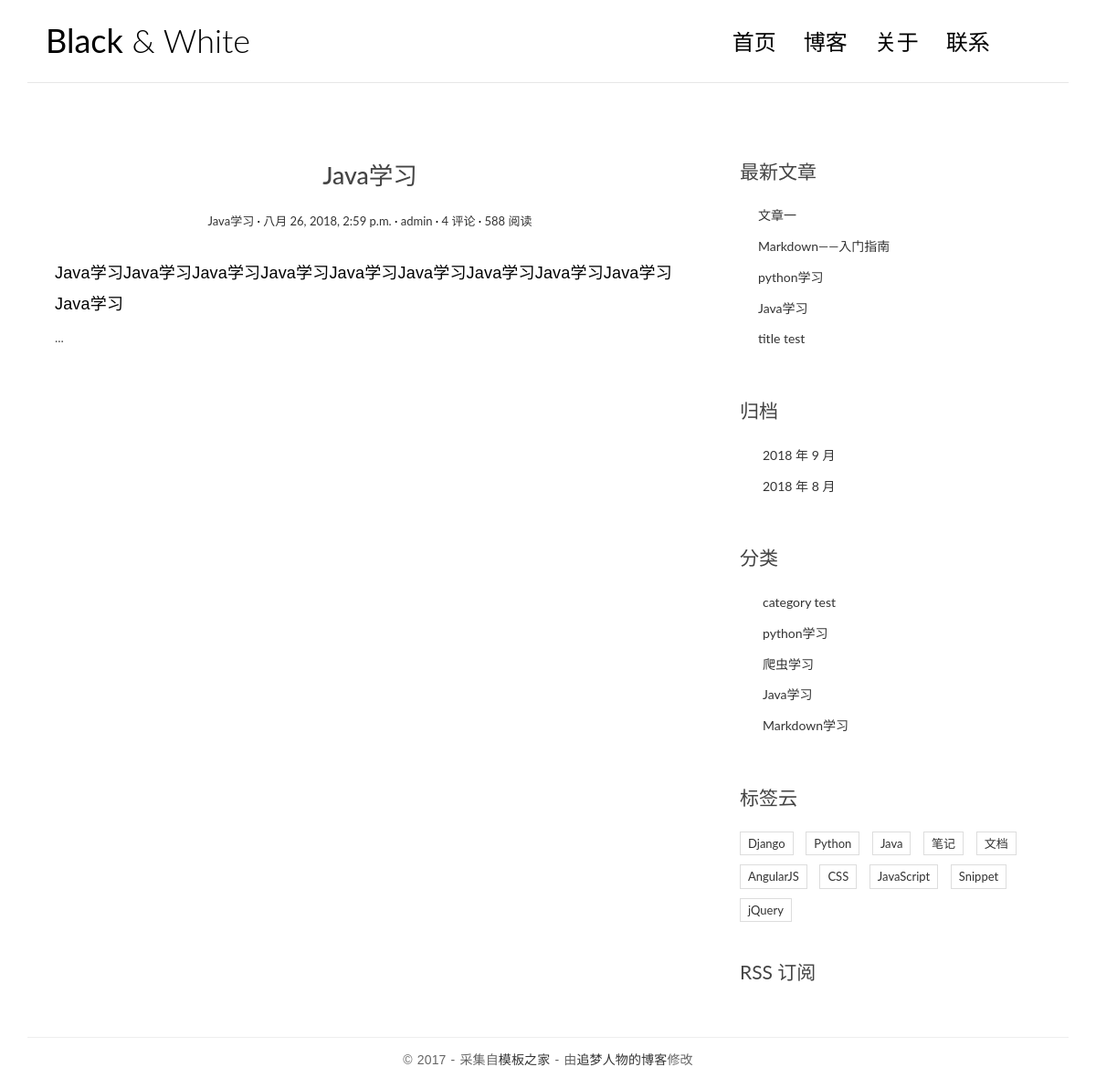
The app's page /post/2/ with its own data.
### blog/models.py (models this page shows, shortened)
class Post(models.Model):
    def get_absolute_url(self):
        return reverse('blog:detail', kwargs={'pk': self.pk})
    title = models.CharField(max_length=70)
    body = models.TextField()
    created_time = models.DateTimeField()
    modified_time = models.DateTimeField()
    excerpt = models.CharField(max_length=200, blank=True)
    category = models.ForeignKey(Category)
    tags = models.ManyToManyField(Tag, blank=True)
    author = models.ForeignKey(User)

class Category(models.Model):
    name = models.CharField(max_length=100)

### blog/views.py (the view)
# urls.py: url(r'^post/(?P<pk>[0-9]+)/$', views.detail, name='detail'),
def detail(request, pk):
    post = get_object_or_404(Post, pk=pk)
    post.body = markdown.markdown(post.body,
                                  extensions=[
                                      'markdown.extensions.extra',
                                      'markdown.extensions.codehilite',
                                      'markdown.extensions.toc',
                                  ]
                                  )
    return render(request, 'blog/detail.html', context={'post': post})

### blog/templatetags/blog_tags.py (called while the page is built)
@register.simple_tag
def get_recent_posts(num=5):
    return Post.objects.all().order_by('-created_time')[:num]

@register.simple_tag
def archives():
    return Post.objects.dates('created_time', 'month', order='DESC')

@register.simple_tag()
def get_categories():
    return Category.objects.all()

### templates/blog/detail.html (shortened to what this page needs)
{% extends 'base.html' %}
{% block main %}
    <article class="post post-{{ post.pk }}">
        <header class="entry-header">
            <h1 class="entry-title">{{ post.title }}</h1>
            <div class="entry-meta">
                <span class="post-category"><a href="#">{{ post.category.name }}</a></span>
                <span class="post-date"><a href="#"><time class="entry-date"
                                                          datetime="{{ post.created_time }}">{{ post.created_time }}</time></a></span>
                <span class="post-author"><a href="#">{{ post.author }}</a></span>
                <span class="comments-link"><a href="#">4 评论</a></span>
                <span class="views-count"><a href="#">588 阅读</a></span>
            </div>
        </header>
        <div class="entry-content clearfix">
            {{ post.body|safe }}
        </div>
    </article>
    <section class="comment-area">
        ...
    </section>
{% endblock main %}

### templates/base.html (shortened to what this page needs)
{% load staticfiles %}
{% load blog_tags %}
<!DOCTYPE html>
<html>
<head>
    <link rel="stylesheet" href="{% static 'blog/css/bootstrap.min.css' %}">
    <link rel="stylesheet" href="http://code.ionicframework.com/ionicons/2.0.1/css/ionicons.min.css">
    <link rel="stylesheet" href="{% static 'blog/css/pace.css' %}">
    <link rel="stylesheet" href="{% static 'blog/css/custom.css' %}">
    <link rel="stylesheet" href="{% static 'blog/css/highlights/github.css' %}">
</head>
<body>
<div class="container">
    <header id="site-header">
        <div class="row">
            <div class="col-md-4 col-sm-5 col-xs-8">
                <div class="logo">
                    <h1><a href="index.html"><b>Black</b> &amp; White</a></h1>
                </div>
            </div>
            <div class="col-md-8 col-sm-7 col-xs-4">
                <nav class="main-nav" role="navigation">
                    <div class="collapse navbar-collapse" id="bs-example-navbar-collapse-1">
                        <ul class="nav navbar-nav navbar-right">
                            <li class="cl-effect-11"><a href="index.html" data-hover="首页">首页</a></li>
                            <li class="cl-effect-11"><a href="full-width.html" data-hover="博客">博客</a></li>
                            <li class="cl-effect-11"><a href="about.html" data-hover="关于">关于</a></li>
                            <li class="cl-effect-11"><a href="contact.html" data-hover="联系">联系</a></li>
                        </ul>
                    </div>
                </nav>
            </div>
        </div>
    </header>
</div>
<div class="content-body">
    <div class="container">
        <div class="row">
            <main class="col-md-8">
                {% block main %}
                {% endblock main %}
            </main>
            <aside class="col-md-4">
                <div class="widget widget-recent-posts">
                    <h3 class="widget-title">最新文章</h3>
                    {% get_recent_posts as recent_post_list %}
                  <ul>
                    {% for post in recent_post_list %}
                    <li>
                      <a href="{{ post.get_absolute_url }}">{{ post.title }}</a>
                    </li>
                    {% empty %}
                    暂无文章！
                    {% endfor %}
                  </ul>
                </div>
                <div class="widget widget-archives">
                    <h3 class="widget-title">归档</h3>
                    {% archives as date_list %}
                      <ul>
                        {% for date in date_list %}
                        <li>
                          <a href="{% url 'blog:archives' date.year date.month %}">
                            {{ date.year }} 年 {{ date.month }} 月
                          </a>
                        </li>
                        {% endfor %}
                      </ul>
                </div>
                <div class="widget widget-category">
                  <h3 class="widget-title">分类</h3>
                  {% get_categories as category_list %}
                  <ul>
                    {% for category in category_list %}
                    <li>
                      <a href="{% url 'blog:category' category.pk %}">{{ category.name }}</a>
                    </li>
                    {% endfor %}
                  </ul>
                </div>
                <div class="widget widget-tag-cloud">
                    <h3 class="widget-title">标签云</h3>
                    <ul>
                        <li>
                            <a href="#">Django</a>
                        </li>
                        <li>
                            <a href="#">Python</a>
                        </li>
                        <li>
                            <a href="#">Java</a>
                        </li>
                        <li>
                            <a href="#">笔记</a>
                        </li>
                        <li>
                            <a href="#">文档</a>
                        </li>
                        <li>
                            <a href="#">AngularJS</a>
                        </li>
                        <li>
                            <a href="#">CSS</a>
                        </li>
                        <li>
                            <a href="#">JavaScript</a>
                        </li>
                        <li>
                            <a href="#">Snippet</a>
                        </li>
                        <li>
                            <a href="#">jQuery</a>
                        </li>
                    </ul>
                </div>
                <div class="rss">
                    <a href=""> RSS 订阅</a>
                </div>
            </aside>
        </div>
    </div>
</div>
<footer id="site-footer">
    <div class="container">
        <div class="row">
            <div class="col-md-12">
                <p class="copyright">&copy 2017 - 采集自<a href="http://www.css' %}moban.com/"
                                                        target="_blank" title="模板之家">模板之家</a>
                    - 由<a href="http://zmrenwu.com/" title="网页模板" target="_blank">追梦人物的博客</a>修改
                </p>
            </div>
        </div>
    </div>
</footer>
</body>
</html>

### blog/static/blog/css/custom.css (style rules this page uses)
* { outline: none; }
h1, h2, h3, h4, h5, h6 { margin-top: 0; }
b { font-weight: 400; }
a { color: #333; }
body { color: #444; font-family: 'Lato', sans-serif; }
p { font-family: 'Ubuntu', sans-serif; font-weight: 400; word-spacing: 1px; letter-spacing: 0.01em; }
#site-header { background-color: #FFF; padding: 25px 20px; margin-bottom: 40px; border-bottom: 1px solid #e7e7e7; }
.logo h1 a { color: #000; }
.logo h1 { margin: 0; font-family: 'Lato', sans-serif; font-weight: 300; }
.main-nav { margin-top: 11px; max-width: 95%; }
.main-nav a { color: #000000 !important; padding: 0 0 5px 0 !important; margin-right: 30px; font-family: 'Lato', sans-serif; font-weight: 300; font-size: 24px; }
.cl-effect-11 a { padding: 10px 0; color: #0972b4; text-shadow: none; }
.cl-effect-11 a::before { position: absolute; top: 0; left: 0; overflow: hidden; padding: 0 0 5px 0 !important; max-width: 0; border-bottom: 1px solid #000; color: #000; content: attr(data-hover); white-space: nowrap; -webkit-transition: max-width 0.5s; -moz-transition: max-width 0.5s; transition: max-width 0.5s; }
.content-body { padding-bottom: 4em; }
.post { background: #fff; padding: 30px 30px 0; }
.entry-title { text-align: center; font-size: 1.9em; margin-bottom: 20px; line-height: 1.6; padding: 10px 20px 0; }
.entry-meta { text-align: center; color: #DDDDDD; font-size: 13px; margin-bottom: 30px; }
.entry-content { font-size: 18px; line-height: 1.9; font-weight: 300; color: #000; }
.post-category::after, .post-date::after, .post-author::after, .comments-link::after { content: ' ·'; color: #000; }
.widget { background: #fff; padding: 30px 0 0; }
.widget-title { font-size: 1.5em; margin-bottom: 20px; line-height: 1.6; padding: 10px 0 0; font-weight: 400; }
.widget-recent-posts ul { padding: 0; margin: 0; padding-left: 20px; }
.widget-recent-posts ul li { list-style-type: none; position: relative; line-height: 170%; margin-bottom: 10px; }
.widget-recent-posts ul li::before { content: '\f3d3'; font-family: "Ionicons"; position: absolute; left: -17px; top: 3px; font-size: 16px; color: #000; }
.widget-archives ul { padding: 0; margin: 0; padding-left: 25px; }
.widget-archives ul li { list-style-type: none; position: relative; line-height: 170%; margin-bottom: 10px; }
.widget-archives ul li::before { content: '\f3f3'; font-family: "Ionicons"; position: absolute; left: -25px; top: 1px; font-size: 16px; color: #000; }
.widget-category ul { padding: 0; margin: 0; padding-left: 25px; }
.widget-category ul li { list-style-type: none; position: relative; line-height: 170%; margin-bottom: 10px; }
.widget-category ul li::before { content: '\f3fe'; font-family: "Ionicons"; position: absolute; left: -25px; top: 1px; font-size: 18px; color: #000; }
.widget-tag-cloud ul { padding: 0; margin: 0; margin-right: -10px; }
.widget-tag-cloud ul li { list-style-type: none; font-size: 13px; display: inline-block; margin-right: 10px; margin-bottom: 10px; padding: 3px 8px; border: 1px solid #ddd; }
.rss { font-size: 21px; margin-top: 30px; }
.rss a { color: #444; }
#site-footer { padding-top: 10px; padding: 0 0 1.5em 0; }
.copyright { text-align: center; padding-top: 1em; margin: 0; border-top: 1px solid #eee; color: #666; }
.comment-area { padding: 0 30px 0; }

### records on screen
Post: title "Java学习", category.name "Java学习", created_time "八月 26, 2018, 2:59 p.m.", author "admin", body "Java学习Java学习Java学习Java学习Java学习Java学习Java学习Java学习Java学习Java学习"
Post: title "文章一"
Post: title "Markdown——入门指南"
Post: title "python学习"
Post: title "title test"
Category: name "category test"
Category: name "python学习"
Category: name "爬虫学习"
Category: name "Java学习"
Category: name "Markdown学习"

### other values on screen
{{ date.year }} "2018" "2018"
{{ date.month }} "9" "8"
